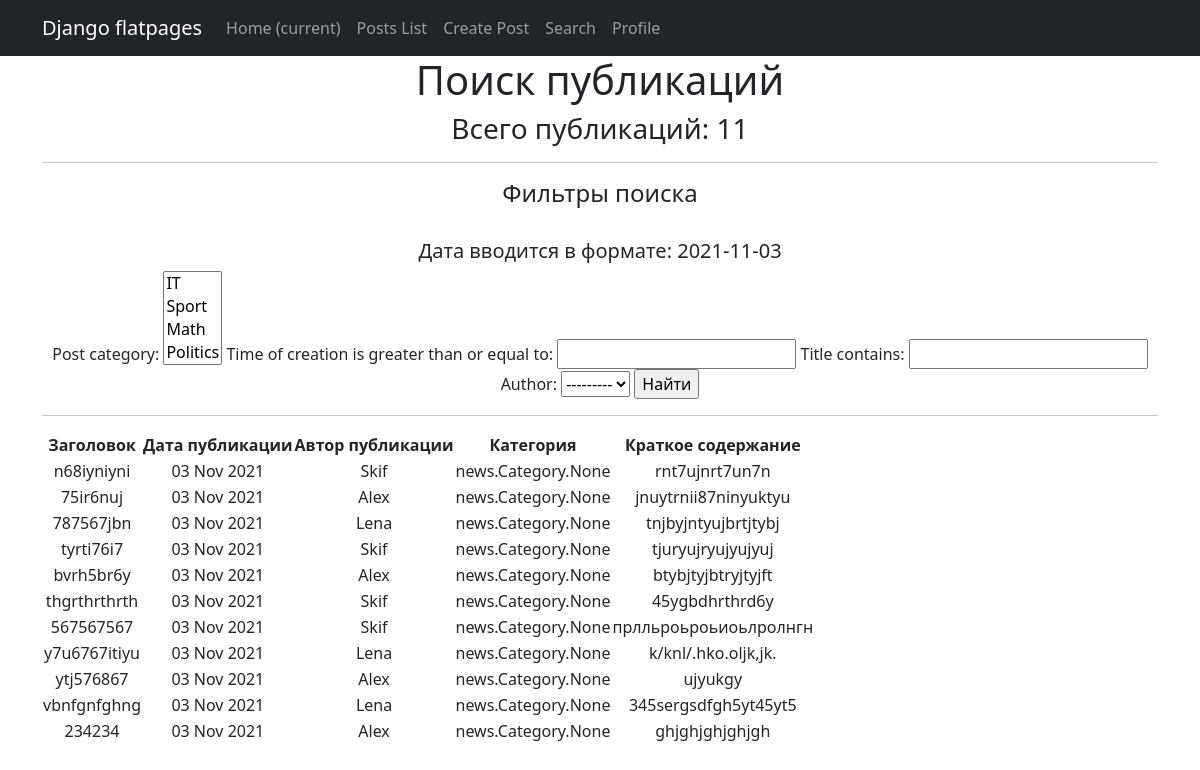
Page /posts/search/ on the earlier database version.
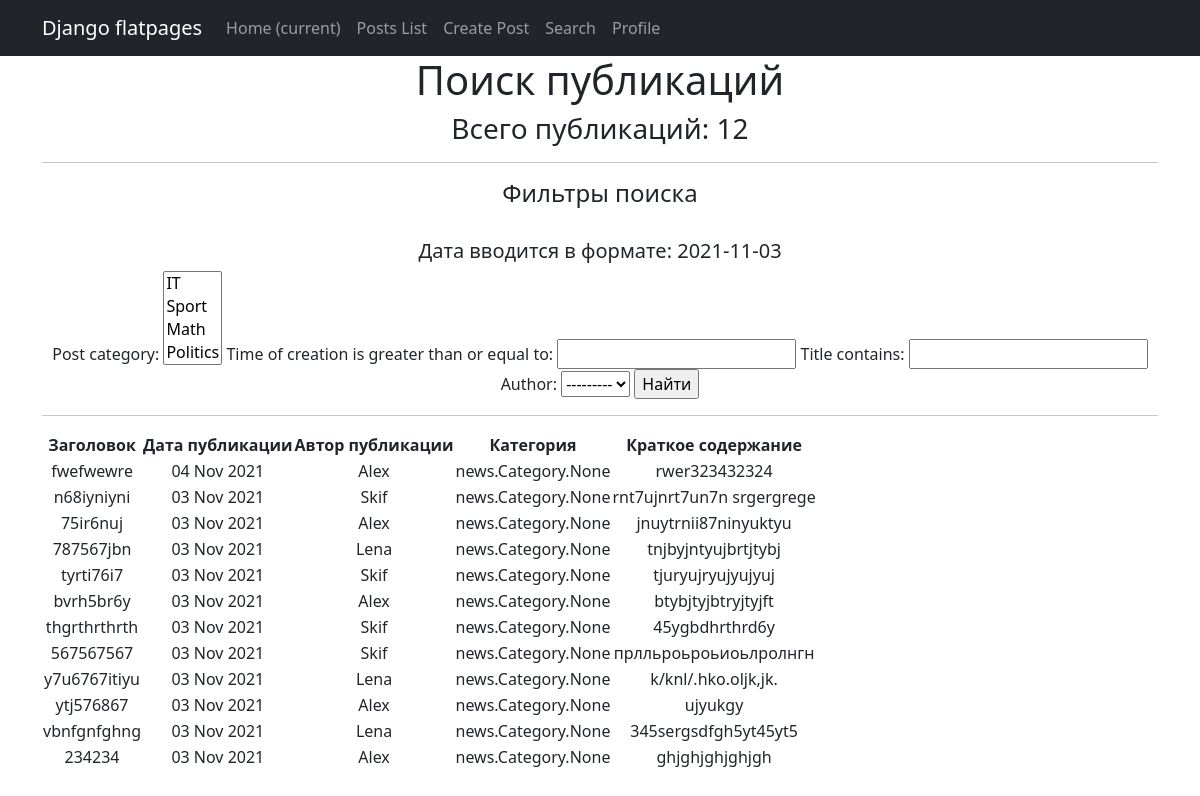
Same page on the later database version.
### news/models.py (models this page shows, shortened)
class Post(models.Model):
    article = 'AR'
    news = 'NW'
    kind = [
        (article, 'Статья'),
        (news, 'Новость')
    ]
    author = models.ForeignKey(Author, on_delete=models.CASCADE)
    view = models.CharField(max_length=2, choices=kind, default=article)
    time_of_creation = models.DateTimeField(auto_now_add=True)
    post_category = models.ManyToManyField(Category, through='PostCategory')
    title = models.CharField(max_length=128)
    text = models.TextField()
    post_rating = models.IntegerField(default=0)
    class Meta:
        verbose_name = 'Публикация'
        verbose_name_plural = 'Публикации'

class Author(models.Model):
    author_user = models.OneToOneField(User, on_delete=models.CASCADE)
    author_rating = models.IntegerField(default=0)
    class Meta:
        verbose_name = 'Автор'
        verbose_name_plural = 'Авторы'
    def __str__(self):
        return f'{self.author_user}'

### news/views.py (the view)
# urls.py: path('search/', PostsSearch.as_view(), name='search'),
class PostsSearch(ListView):
    model = Post
    template_name = 'news/search.html'
    context_object_name = 'posts_search'
    ordering = ['-time_of_creation']
    def get_context_data(self, **kwargs):
        context = super().get_context_data(**kwargs)
        context['filter'] = PostFilter(self.request.GET, queryset=self.get_queryset())
        return context

### news/models.py (called while the page is built)
    def __str__(self):
        return f'{self.name}'

### news/templatetags/custom_filters.py (called while the page is built)
@register.filter(name='censor')
def censor(value):
    censor_list = ['мат']
    text = value.split()
    for word in text:
        if word.lower() in censor_list:
            value = value.replace(word, '[CENSORED]')
    return value

### templates/news/search.html (shortened to what this page needs)
{% extends 'default.html' %}
{% load custom_filters %}
{% block content %}
    <h1>Поиск публикаций</h1>
    <h3><p align="center">Всего публикаций: {{ posts_search|length }}</p></h3>
    <hr>
    <h4>Фильтры поиска</h4>
    <br>
    <h5>Дата вводится в формате: 2021-11-03</h5>
    <form method="GET">
        {{ filter.form }}
        <input type="submit" value="Найти">
    </form>
    <hr>
    {% if posts_search %}
       <table>
          <tr>
              <td>
                  <b>Заголовок</b>
              </td>
              <td>
                  <b>Дата публикации</b>
              </td>
              <td>
                  <b>Автор публикации</b>
              </td>
              <td>
                  <b>Категория</b>
              </td>
              <td>
                  <b>Краткое содержание</b>
              </td>
          </tr>
      {% for post in filter.qs %}
          <tr>
              <td>
                  {{ post.title|censor }}
              </td>
              <td>
                  {{ post.time_of_creation|date:'d M Y'}}
              </td>
              <td>
                  {{ post.author }}
              </td>
              <td>
                  {{ post.post_category }}
              </td>
              <td>
                  {{ post.text|truncatewords:20|censor }}
              </td>
          </tr>
      {% endfor %}
      </table>
    <br>
    {% else %}
      <h2>Публикаций нет!</h2>
    {% endif %}
{% endblock content %}

Differences in the rows shown:
added Post: title|censor "fwefwewre", time_of_creation "04 Nov 2021", author "Alex", post_category "news.Category.None", text|censor "rwer323432324"
changed Post "n68iyniyni": text|censor "rnt7ujnrt7un7n" → "rnt7ujnrt7un7n srgergrege"
Other differences:
{{ posts_search|length }}: "11" → "12"
